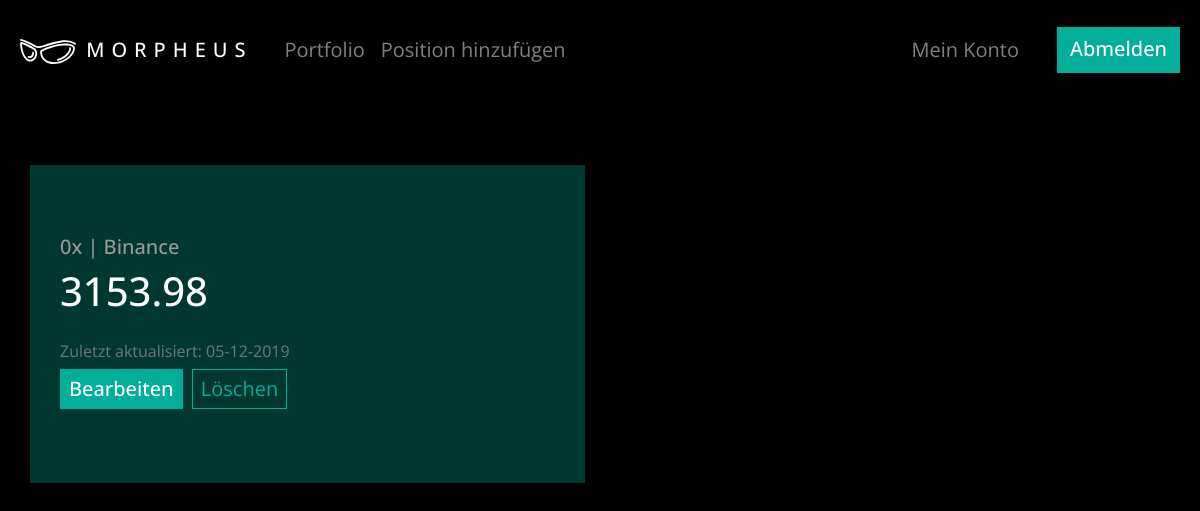
Page /position/3 (signed in) on the committed database.
### morpheus/models.py (models this page shows, shortened)
class Position(db.Model):
    id = db.Column(db.Integer, primary_key=True)
    name = db.Column(db.String(100), nullable=False)
    amount = db.Column(db.Float, nullable=False)
    exchange = db.Column(db.String(100), nullable=False)
    date_posted = db.Column(db.DateTime, nullable=False, default=datetime.utcnow)
    user_id = db.Column(db.Integer, db.ForeignKey('user.id'), nullable=False)

### morpheus/routes.py (the view)
@app.route("/position/<int:position_id>")
@login_required
def position(position_id):
	position = Position.query.get_or_404(position_id)
	if position.author != current_user:
		abort(403)
	return render_template("position.html", title=position.name, position=position)

### morpheus/models.py (called while the page is built)
@login_manager.user_loader
def load_user(user_id):
    return User.query.get(int(user_id))

### morpheus/templates/position.html (shortened to what this page needs)
{% extends "layout.html" %}
{% block content %}
    {% if position.author == current_user %}
    <section class="portfolio-single-positions">
	  		<div class="spalten col-6">
	  			<div class="spalte">
		      <article>
			         	<h5>{{ position.name }} | {{ position.exchange }}</h5>
		         	<h2>{{ position.amount }}</h2>
		     	<small class="text-muted">Zuletzt aktualisiert: {{ position.date_posted.strftime("%d-%m-%Y") }}</small>
		     	 {% if position.author == current_user %}
		          <div>
		            <a class="btn btn-primary btn-sm mt-1 mb-1" href="{{ url_for('edit_position', position_id=position.id) }}">Bearbeiten</a>
		            <button type="button" class="btn btn-outline-info btn-sm m-1" data-toggle="modal" data-target="#deleteModal">Löschen</button>
		          </div>
		        {% endif %}
		      </article>
		  </div>
		 </div>
		 </section>
  {% endif %}
{% endblock content %}

### morpheus/static/main.css (style rules this page uses)
html { position: relative; min-height: 100%; }
article, aside, details, figcaption, figure, footer, header, hgroup, menu, nav, section { display: block; }
body { margin: 100px 0 0 0 !important; background: rgb(0, 0, 0); background-size: cover; color: #ffffff; padding:0; font-family: 'Open Sans', sans-serif; font-size: 20px; font-weight: 400; }
a { font-size: 20px; color: rgb(153, 153, 153); text-decoration: none; }
.content a { text-decoration: none; }
.portfolio-single-positions { margin: 0 -15px -15px -15px; }
.spalten { float: left; }
.spalte { background-color: #003831; padding: 70px 30px 70px 30px; margin: 15px 0; color: rgb(153, 153, 153); }
.spalte h2 { font-size: 40px; color: #ffffff; margin-bottom: 20px; }
.btn-primary { border: 1px solid #00AE99; border-radius: 0px; background: #00AE99; color: rgb(255, 255, 255); font-size: 20px; font-weight: 500; }
.btn-outline-info { border: 1px solid #00AE99; border-radius: 0px; font-size: 20px; color: #00AE99; }

### rows in the picture
Position: name "0x", exchange "Binance", amount "3153.98", date_posted "05-12-2019"
